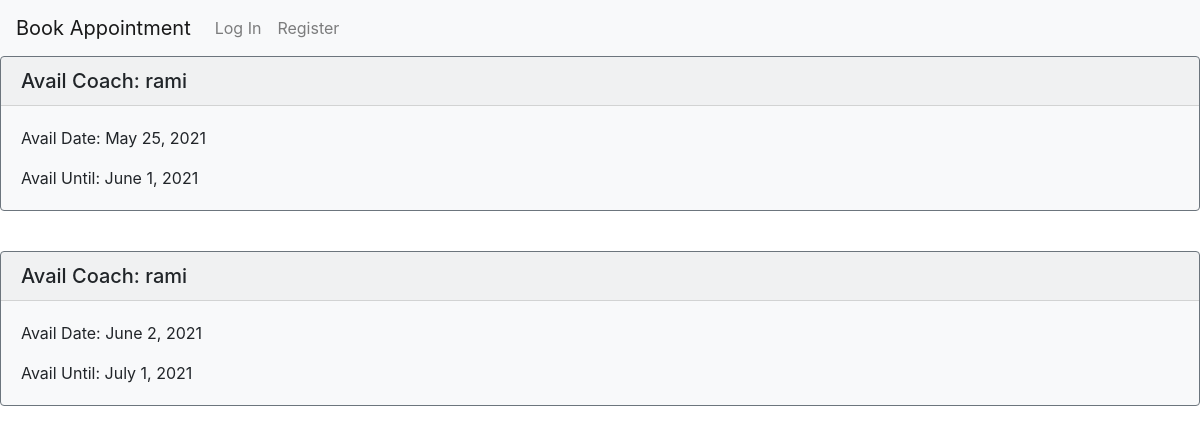
The page /1 on the database its author committed.
### booking/models.py (models this page shows)
class Available(models.Model):
    coach = models.ForeignKey('Coach', on_delete=models.CASCADE, blank=True, null=True)
    date_available = models.DateField(null=True, blank=True)
    available_until = models.DateField(null=True, blank=True)
    start_time = models.TimeField(null=True, blank=True)
    end_time = models.TimeField(null=True, blank=True)
    duration_minutes = models.IntegerField(null=True, blank=True)
    DAY_CHOICES = tuple(enumerate(calendar.day_name))
    taken = models.BooleanField(default=False)

class Coach(models.Model):
    coach = models.OneToOneField('User', on_delete=models.CASCADE, blank=True, null=True)
    first_name = models.CharField(max_length=30, blank=True, null=True)
    last_name = models.CharField(max_length=30, blank=True, null=True)
    bio = models.TextField(blank=True)
    photo = models.ImageField(upload_to='images/', blank=True, null=True)
    phone_number = models.CharField(max_length=20, blank=True)
    created = models.DateTimeField(auto_now_add=True, null=True, blank=True)
    modified = models.DateTimeField(auto_now=True, null=True, blank=True)
    def __str__(self):
        return f'{self.coach}'

class User(AbstractUser):
    pass

### booking/views.py (the view)
# urls.py: path("<int:coach>", views.coachavails, name="coachavails"),
def coachavails(request, coach):
    client = request.user
    try:
        avails = Available.objects.filter(coach=coach)
    except Available.DoesNotExist:
        return JsonResponse({"error": "Avails not found."}, status=404)
    args = {'avails': avails, 'client': client }
    for i in avails:
        print(i.date_available)
    return render(request, "booking/available.html", args)

### booking/templates/booking/available.html (shortened to what this page needs)
{% extends "booking/layout.html" %}
{% block body %}
    {% if avails %}
    {% for avail in avails %}
    <div class="card bg-light mb-3 border-secondary mb-3">
            <h5 class="card-header">Avail Coach: {{ avail.coach }}</h5>
                <div class="card-body">
                    <p class="card-text">Avail Date: {{ avail.date_available }}</p>
                    <p class="card-text">Avail Until: {{ avail.available_until }}</p>
                </div>
    </div>
    <br>
    {% endfor %}
    {% else %}
    <div>
        <p>There are no bookings available with {{ avail.coach }} at this time!</p>
    </div>
    {% endif %}
{% endblock %}

### rows shown on the page
Available: coach "rami", date_available "May 25, 2021", available_until "June 1, 2021"
Available: coach "rami", date_available "June 2, 2021", available_until "July 1, 2021"
